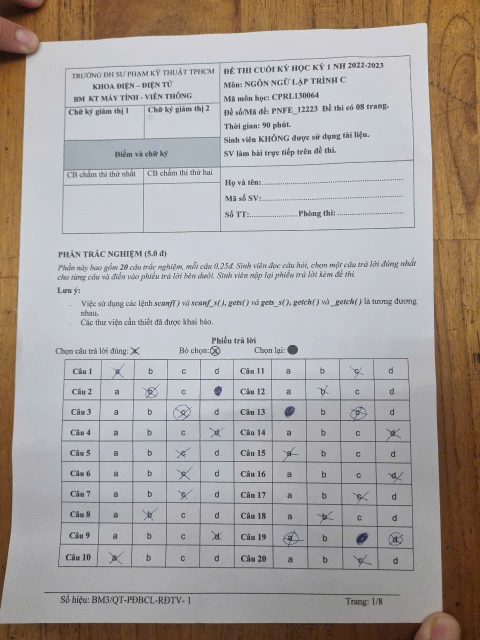
#> input picture giuaky3.jfif, 960 x 1280 px (shown at 1/2 size)
$ jupyter execute Giuaki.ipynb
#> lines starting #> are read from the running program, lines starting #| are printed output that depends on the picture; after the words box and inside, x2 and y2 are one past the last pixel; in counts of white or black regions, pixels touching at a corner belong together
[cell 1]
# import the necessary packages
import cv2
import numpy as np
from imutils.perspective import four_point_transform
from imutils import contours
width = 1000
height = 1000
question = 10
answer =  4
ans = [2, 1, 0, 3, 0, 3, 3, 1, 2, 1]
position_to_char = {0: 'A', 1: 'B', 2: 'C', 3: 'D'}

def  getCornerPoint(cont):
    peri = cv2.arcLength(cont, True)
    approx =cv2.approxPolyDP(cont, 0.02*peri,True)
    return approx
def reorder(myPoint):
    myPoint = myPoint.reshape((4,2))
    myPointNew = np.zeros((4,1,2),np.int32)
    add = myPoint.sum(1)
    #print (myPoint)
    #print (add)
    myPointNew[0]= myPoint[np.argmin(add)]
    myPointNew[3]= myPoint[np.argmax(add)]
    diff = np.diff(myPoint, axis=1)
    myPointNew[1]= myPoint[np.argmin(diff)]
    myPointNew[2]= myPoint[np.argmax(diff)]
    #print(diff)
    return myPointNew

def splitBoxes(img):
     rows = np.vsplit(img, 10)
     boxes = []
     for r in rows:
        cols = np.hsplit(r,4)
        for box in cols:
            boxes.append(box)
           #cv2.imshow("Split",rows[0])
     return boxes

path = "giuaky3.jfif"
image = cv2.imread(path)
#> image is the input picture: shape (1280, 960, 3); mean B, G, R 159.7, 163.2, 168.9
image = cv2.resize (image,(width,height))
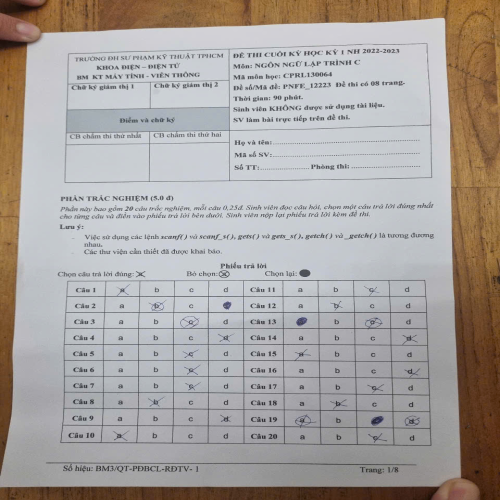
#> image: shape (1000, 1000, 3) (shown at 1/2 size); mean B, G, R 159.6, 163.1, 168.7
imgBiggestContours = image.copy()
imgContours = image.copy()
cv2.imshow('Original', image)
cv2.waitKey(0)

# Use the cvtColor() function to grayscale the image
gray_image = cv2.cvtColor(image, cv2.COLOR_BGR2GRAY)
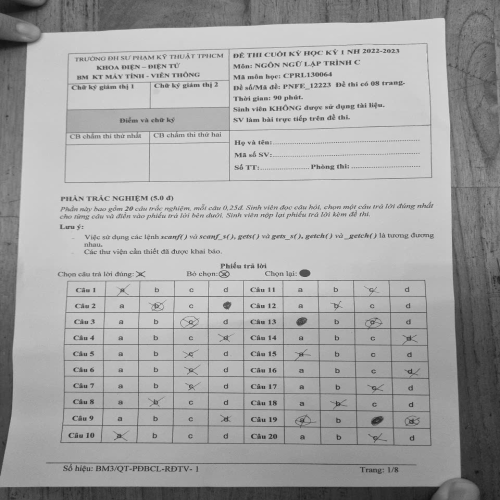
#> gray_image: shape (1000, 1000) (shown at 1/2 size); min 14, max 235, mean 164.4
cv2.imshow('Grayscale', gray_image)
cv2.waitKey(0)

blur_image = cv2.GaussianBlur(gray_image,(5,5),1)
cv2.imshow('Blur image', blur_image)
cv2.waitKey(0)

Canny_image = cv2.Canny(blur_image,10,50)
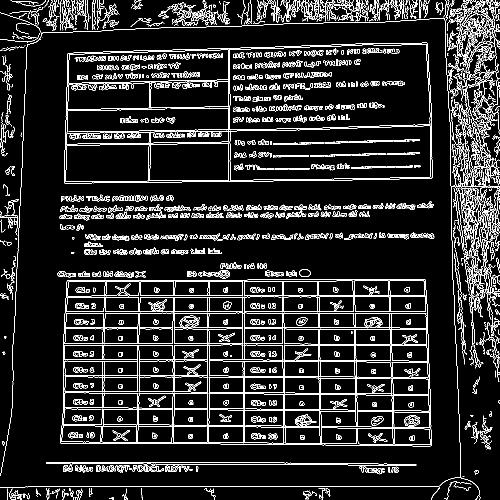
#> Canny_image: shape (1000, 1000) (shown at 1/2 size); 10% white in thin lines or dots
cv2.imshow('Canny image', Canny_image)
cv2.waitKey(0)
# Window shown waits for any key pressing event
countours, hierarchy = cv2.findContours (Canny_image, cv2.RETR_EXTERNAL, cv2.CHAIN_APPROX_NONE)
#> countours = 743 contours, 512 with area under 20; largest, box (x1, y1, x2, y2) and area: (120, 559, 864, 893) 240036, (128, 85, 865, 367) 194618, (935, 512, 1000, 614) 684, (912, 0, 993, 143) 458, (405, 540, 460, 557) 434
cv2.drawContours (imgContours, countours, -1,(0,255,0),10)
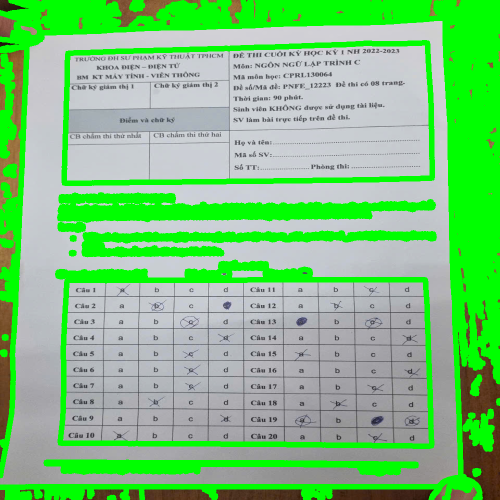
#> imgContours: shape (1000, 1000, 3) (shown at 1/2 size); mean B, G, R 126.8, 197.2, 125.6
imgBlank = np.zeros_like(image)
cv2.imshow('imgBlank',imgContours)
cv2.waitKey(0)
rectCon= []
for i in countours:
        area = cv2.contourArea(i)
        #print ("Area", area)
        if area>50:
            peri = cv2.arcLength(i,True)
            approx = cv2.approxPolyDP(i,0.02*peri,True)
            #print("Corner Point: ", len(approx))
            if len(approx)==4:
                  rectCon.append(i)
#> this loop made 743 passes
#> (area, peri, approx) on passes 59, 102, 104: (75, 3110.9, [[92, 924], [832, 930]]), (240036, 2137.2, [[850, 559], [134, 561], [120, 885], [860, 892]]), (58.5, 783.4, [[913, 554], [928, 728]])
#> after the loop, rectCon = 3 contours; box (x1, y1, x2, y2) and area: (120, 559, 864, 893) 240036, (128, 85, 865, 367) 194618, (931, 378, 986, 512) 386
rectCon= sorted(rectCon, key= cv2.contourArea, reverse=True)
biggestContour = getCornerPoint(rectCon[0])
#> in getCornerPoint, `peri = cv2.arcLength(cont, True)`: peri = 2137.2
#> in getCornerPoint, `approx =cv2.approxPolyDP(cont, 0.02*peri,True)`: approx = [[850, 559], [134, 561], [120, 885], [860, 892]]
#> biggestContour = [[850, 559], [134, 561], [120, 885], [860, 892]]
#print (biggestContour.shape)
#print (biggestContour)
if biggestContour.size != 0:
      cv2.drawContours(imgBiggestContours, biggestContour, -1,(0,255,0),10)
#> imgBiggestContours: shape (1000, 1000, 3); 0.03% of pixels changed, all inside (x1, y1, x2, y2) = (115, 554, 866, 898)
cv2.imshow("biggestContour",imgBiggestContours)
cv2.waitKey(0)
biggestContour = reorder(biggestContour)
#> in reorder, `add = myPoint.sum(1)`: add = [1409, 695, 1005, 1752]
#> in reorder, `diff = np.diff(myPoint, axis=1)`: diff = [-291, 427, 765, 32]
#> biggestContour = [[134, 561], [850, 559], [120, 885], [860, 892]]
pt1 = np.float32(biggestContour)
#> pt1 = [[134, 561], [850, 559], [120, 885], [860, 892]]
pt2= np.float32([[0,0],[width,0],[0,height],[width,height]])

matrix = cv2.getPerspectiveTransform(pt1,pt2)
#> matrix = [[1.53, 0.0662, -242.4], [0.00951, 3.4, -1911.5], [4.07e-05, 0.000111, 1]]
imgwarpColored = cv2.warpPerspective (image,matrix,(width,height))
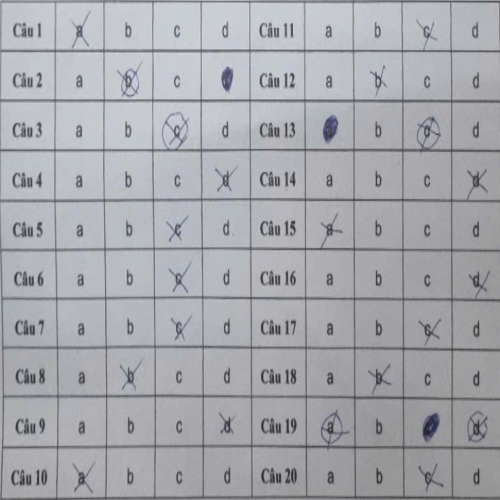
#> imgwarpColored: shape (1000, 1000, 3) (shown at 1/2 size); mean B, G, R 172.9, 168, 166.4
cv2.imshow ("thang dung",imgwarpColored)
cv2.waitKey (0)
# Chia hai tam anh
(height, width, channels) = imgwarpColored.shape
imgwarpColored1= imgwarpColored[:, (width*6)//10:]
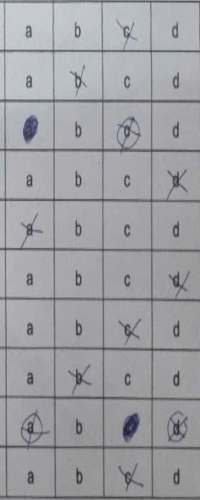
#> imgwarpColored1: shape (1000, 400, 3) (shown at 1/2 size); mean B, G, R 163.2, 158.7, 158.5
cv2.imshow("nua phai",imgwarpColored1)
imgwarpColored2= imgwarpColored[:,(width)//10 :(width)//2]
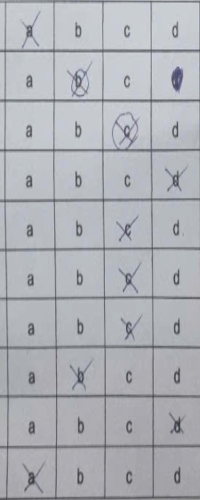
#> imgwarpColored2: shape (1000, 400, 3) (shown at 1/2 size); mean B, G, R 182.7, 177.3, 174.7
cv2.imshow("nua trai",imgwarpColored2)
cv2.waitKey(0)
# Apply Threshold
imgWarpGray1 = cv2.cvtColor(imgwarpColored1,cv2.COLOR_BGR2GRAY)
imgThresh1 = cv2.threshold(imgWarpGray1,140,255,cv2.THRESH_BINARY_INV + cv2.THRESH_OTSU)[1]
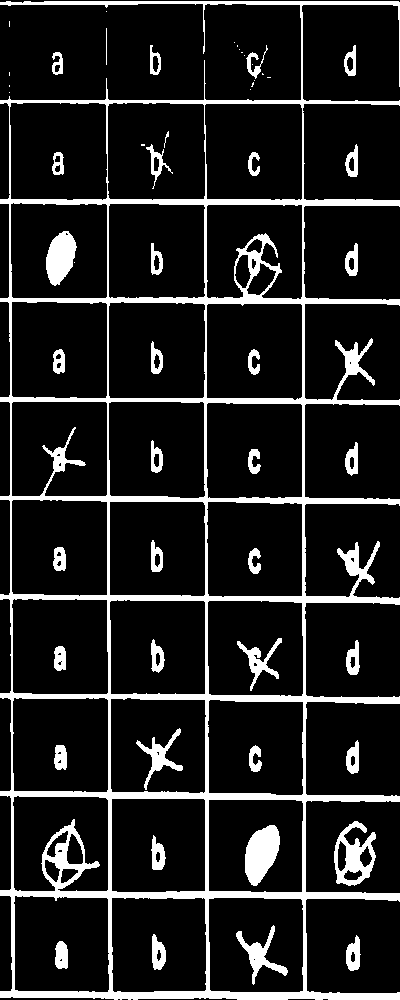
#> imgThresh1: shape (1000, 400); 13% white; 56 white regions (18 under 20 px), largest, box (x1, y1, x2, y2) and area: (0, 1, 400, 1000) 38783, (245, 825, 280, 886) 1460, (334, 821, 376, 886) 1312
cv2.imshow ("threshold phai",imgThresh1)
cv2.waitKey(0)
boxes1 = splitBoxes(imgThresh1)
#> in splitBoxes, `rows = np.vsplit(img, 10)`: rows = 10 items
#> the loop in splitBoxes, `for r in rows:` made 10 passes
#> after the loop in splitBoxes, `for r in rows:`: boxes = 40 items
#> boxes1 = 40 items
print(cv2.countNonZero(boxes1[0]),cv2.countNonZero(boxes1[2]))
#| 549 719

imgWarpGray2 = cv2.cvtColor(imgwarpColored2,cv2.COLOR_BGR2GRAY)
imgThresh2 = cv2.threshold(imgWarpGray2,100,255,cv2.THRESH_BINARY_INV + cv2.THRESH_OTSU)[1]
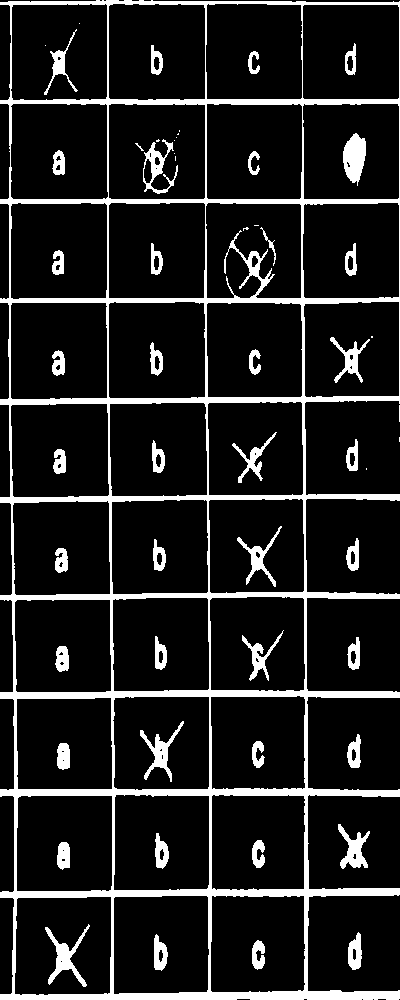
#> imgThresh2: shape (1000, 400); 12.5% white; 57 white regions (16 under 20 px), largest, box (x1, y1, x2, y2) and area: (0, 0, 400, 1000) 36606, (343, 133, 366, 186) 837, (45, 924, 90, 987) 769
cv2.imshow ("threshold trai",imgThresh2)
cv2.waitKey(0)
boxes2 = splitBoxes(imgThresh2)
#> the loop in splitBoxes (call 2), `for r in rows:` made 10 passes
#> boxes2 = 40 items
print(cv2.countNonZero(boxes2[0]),cv2.countNonZero(boxes2[2]))
#| 1046 753


myPixelVal1 = np.zeros((question,answer))
countR1 = 0
countC1 = 0

for im in boxes1:
    totalPixel1 = cv2.countNonZero(im)
    if countR1 < question and countC1 < answer:
        myPixelVal1[countR1][countC1] = totalPixel1
        countC1 += 1
    if countC1 == answer:
        countC1 = 0
        countR1 += 1
#> this loop made 40 passes
#> totalPixel1 on passes 1 to 8: 549, 592, 719, 908, 776, 941, 802, 856
#> after the loop, countC1 = 0; countR1 = 10; myPixelVal1 = [[549, 592, 719, 908], [776, 941, 802, 856], [2012, 1114, 1932, 1213], [969, 938, 1027, 1438], [1316, 1033, 1111, 1198], [997, 1217, 1177, 1807], [991, 1245, 1571, 1255], [1068, 1693, 1378, 1413], [2183, 1389, 2532, 2522], [1344, 1488, 1936, 1430]]
print(myPixelVal1)
#| [[ 549.  592.  719.  908.]
#|  [ 776.  941.  802.  856.]
#|  [2012. 1114. 1932. 1213.]
#|  [ 969.  938. 1027. 1438.]
#|  [1316. 1033. 1111. 1198.]
#|  [ 997. 1217. 1177. 1807.]
#> (further printed lines are left out)

myIndex1 = []
for x in range (0,question):
     arr1 = myPixelVal1[x]
     #print("arr",arr)``
     myIndexVal1 = np.where(arr1 == np.amax(arr1))
     #print (myIndexVal[0])
     myIndex1.append(myIndexVal1[0][0])
#> this loop made 10 passes
#> (arr1, myIndexVal1) on passes 1 to 8: ([549, 592, 719, 908], ([3],)), ([776, 941, 802, 856], ([1],)), ([2012, 1114, 1932, 1213], ([0],)), ([969, 938, 1027, 1438], ([3],)), ([1316, 1033, 1111, 1198], ([0],)), ([997, 1217, 1177, 1807], ([3],)), ([991, 1245, 1571, 1255], ([2],)), ([1068, 1693, 1378, 1413], ([1],))
#> after the loop, myIndex1 = [3, 1, 0, 3, 0, 3, 2, 1, 2, 2]
print(myIndex1)
#| [3, 1, 0, 3, 0, 3, 2, 1, 2, 2]

myPixelVal2 = np.zeros((question,answer))
countR2 = 0
countC2 = 0

for im in boxes2:
    totalPixel2 = cv2.countNonZero(im)
    if countR2 < question and countC2 < answer:
        myPixelVal2[countR2][countC2] = totalPixel2
        countC2 += 1
    if countC2 == answer:
        countC2 = 0
        countR2 += 1
#> this loop made 40 passes
#> totalPixel2 on passes 1 to 8: 1046, 894, 753, 835, 962, 1433, 907, 1681
#> after the loop, countC2 = 0; countR2 = 10; myPixelVal2 = [[1046, 894, 753, 835], [962, 1433, 907, 1681], [998, 963, 1530, 1171], [905, 956, 1054, 1589], [1265, 1255, 1457, 1239], [1280, 1119, 1312, 1123], [1272, 1205, 1381, 1213], [1345, 1615, 1214, 1333], [1303, 1267, 1281, 1800], [1681, 1365, 1416, 1626]]
print(myPixelVal2)
#| [[1046.  894.  753.  835.]
#|  [ 962. 1433.  907. 1681.]
#|  [ 998.  963. 1530. 1171.]
#|  [ 905.  956. 1054. 1589.]
#|  [1265. 1255. 1457. 1239.]
#|  [1280. 1119. 1312. 1123.]
#> (further printed lines are left out)

myIndex2 = []
for x in range (0,question):
     arr2 = myPixelVal2[x]
     #print("arr",arr)``
     myIndexVal2 = np.where(arr2 == np.amax(arr2))
     #print (myIndexVal[0])
     myIndex2.append(myIndexVal2[0][0])
#> this loop made 10 passes
#> (arr2, myIndexVal2) on passes 1 to 8: ([1046, 894, 753, 835], ([0],)), ([962, 1433, 907, 1681], ([3],)), ([998, 963, 1530, 1171], ([2],)), ([905, 956, 1054, 1589], ([3],)), ([1265, 1255, 1457, 1239], ([2],)), ([1280, 1119, 1312, 1123], ([2],)), ([1272, 1205, 1381, 1213], ([2],)), ([1345, 1615, 1214, 1333], ([1],))
#> after the loop, myIndex2 = [0, 3, 2, 3, 2, 2, 2, 1, 3, 0]
print(myIndex2)
#| [0, 3, 2, 3, 2, 2, 2, 1, 3, 0]
cv2.waitKey(0)

# Sử dụng danh sách để lưu kết quả sau khi chuyển đổi
print("Cau 1 den 10:/n")
char_list2 = [position_to_char[pos] for pos in myIndex2]
#> char_list2 = ['A', 'D', 'C', 'D', 'C', 'C', 'C', 'B', 'D', 'A']
print (char_list2)
#| ['A', 'D', 'C', 'D', 'C', 'C', 'C', 'B', 'D', 'A']
print ("Cau 10 den 20:/n ")
char_list1 = [position_to_char[pos] for pos in myIndex1]
#> char_list1 = ['D', 'B', 'A', 'D', 'A', 'D', 'C', 'B', 'C', 'C']
print (char_list1)
#| ['D', 'B', 'A', 'D', 'A', 'D', 'C', 'B', 'C', 'C']
cv2.waitKey(0)

$ run again, with giuaky.jpg saved as giuaky3.jfif
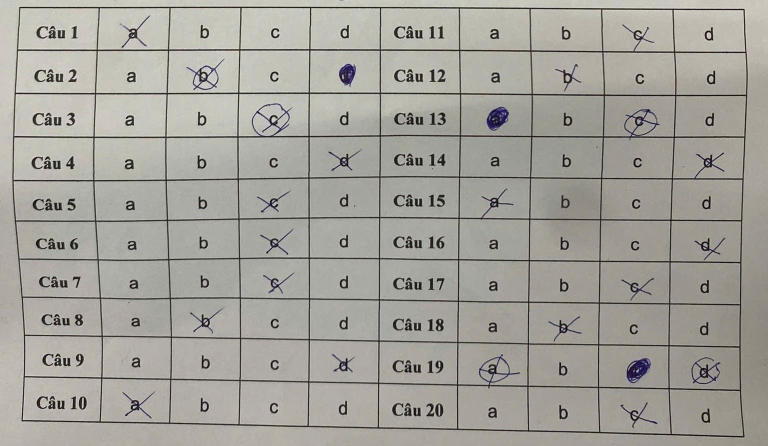
#> input picture giuaky.jpg, 1535 x 892 px (shown at 1/2 size)
#> image is the input picture: shape (892, 1535, 3); mean B, G, R 154.6, 161.8, 164
#> image: shape (1000, 1000, 3)
#> `Canny_image = cv2.Canny(blur_image,10,50)`:
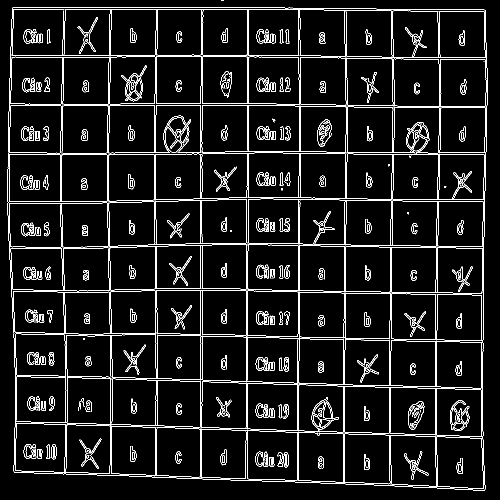
#> Canny_image: shape (1000, 1000) (shown at 1/2 size); 6.4% white in thin lines or dots
#> countours = 83 contours, 48 with area under 20; largest, box (x1, y1, x2, y2) and area: (15, 14, 975, 981) 147921, (18, 305, 970, 404) 84804, (26, 580, 964, 682) 80631, (18, 397, 967, 495) 75219, (218, 489, 966, 588) 64856
#> the loop `for i in countours:` made 83 passes
#> (area, peri, approx) on passes 28, 38, 79: (16471.5, 553.7, [[782, 681], [781, 771], [963, 775], [963, 685]]), (8156, 366.6, [[30, 668], [34, 750], [131, 752], [129, 670]]), (117.5, 65.9, [[99, 58], [94, 61], [94, 86], [100, 85]])
#> after the loop `for i in countours:`: rectCon = 3 contours; box (x1, y1, x2, y2) and area: (781, 681, 964, 777) 16472, (30, 667, 132, 753) 8156, (94, 58, 101, 87) 118
#> in getCornerPoint, `peri = cv2.arcLength(cont, True)`: peri = 553.7
#> in getCornerPoint, `approx =cv2.approxPolyDP(cont, 0.02*peri,True)`: approx = [[782, 681], [781, 771], [963, 775], [963, 685]]
#> imgBiggestContours: shape (1000, 1000, 3); mean B, G, R 154.5, 161.8, 163.9
#> add = [1463, 1552, 1738, 1648]
#> diff = [-101, -10, -188, -278]
#> `biggestContour = reorder(biggestContour)`: biggestContour = [[782, 681], [963, 685], [781, 771], [963, 775]]
#> matrix = [[5.75, 0.0639, -4540.2], [-0.257, 11.63, -7719.8], [-2.82e-06, 6.39e-05, 1]]
#> imgThresh1: shape (1000, 400); 2.6% white; 4 white regions, box (x1, y1, x2, y2) and area: (116, 419, 177, 749) 10054, (399, 715, 400, 840) 125, (399, 662, 400, 699) 37, (399, 968, 400, 993) 25
#> rows = 10 items
#> the loop in splitBoxes, `for r in rows:` made 10 passes
#> after the loop in splitBoxes, `for r in rows:`: boxes = 40 items
#| 0 0
#> `imgThresh2 = cv2.threshold(imgWarpGray2,100,255,cv2.THRESH_BINARY_INV ..`:
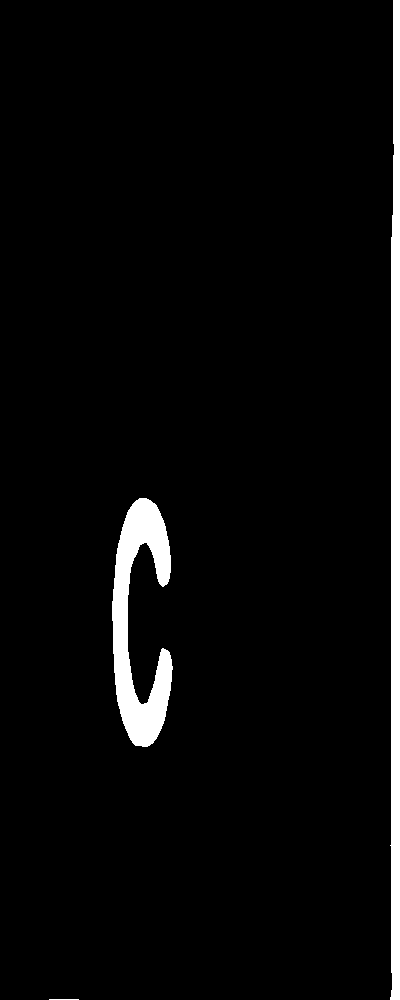
#> imgThresh2: shape (1000, 400); 4% white; 3 white regions, box (x1, y1, x2, y2) and area: (390, 0, 400, 1000) 8524, (112, 498, 173, 747) 7475, (49, 999, 79, 1000) 30
#> the loop in splitBoxes (call 2), `for r in rows:` made 10 passes
#| 0 0
#> the loop `for im in boxes1:` made 40 passes
#> totalPixel1 on passes 1 to 8: 0, 0, 0, 0, 0, 0, 0, 0
#> after the loop `for im in boxes1:`: countC1 = 0; countR1 = 10; myPixelVal1 = [[0, 0, 0, 0], [0, 0, 0, 0], [0, 0, 0, 0], [0, 0, 0, 0], [0, 1079, 0, 0], [0, 3833, 0, 0], [0, 3108, 0, 37], [0, 2034, 0, 85], [0, 0, 0, 40], [0, 0, 0, 25]]
#| [[   0.    0.    0.    0.]
#|  [   0.    0.    0.    0.]
#|  [   0.    0.    0.    0.]
#|  [   0.    0.    0.    0.]
#|  [   0. 1079.    0.    0.]
#|  [   0. 3833.    0.    0.]
#> (further printed lines are left out)
#> the loop `for x in range (0,question):` made 10 passes
#> (arr1, myIndexVal1) on passes 1 to 8: ([0, 0, 0, 0], ([0, 1, 2, 3],)), ([0, 0, 0, 0], ([0, 1, 2, 3],)), ([0, 0, 0, 0], ([0, 1, 2, 3],)), ([0, 0, 0, 0], ([0, 1, 2, 3],)), ([0, 1079, 0, 0], ([1],)), ([0, 3833, 0, 0], ([1],)), ([0, 3108, 0, 37], ([1],)), ([0, 2034, 0, 85], ([1],))
#> after the loop `for x in range (0,question):`: myIndex1 = [0, 0, 0, 0, 1, 1, 1, 1, 3, 3]
#| [0, 0, 0, 0, 1, 1, 1, 1, 3, 3]
#> the loop `for im in boxes2:` made 40 passes
#> after the loop `for im in boxes2:`: countC2 = 0; countR2 = 10; myPixelVal2 = [[0, 0, 0, 700], [0, 0, 0, 689], [0, 0, 0, 848], [0, 0, 0, 900], [0, 19, 0, 900], [0, 3283, 0, 900], [0, 2440, 0, 900], [0, 1733, 0, 900], [0, 0, 0, 901], [30, 0, 0, 886]]
#| [[   0.    0.    0.  700.]
#|  [   0.    0.    0.  689.]
#|  [   0.    0.    0.  848.]
#|  [   0.    0.    0.  900.]
#|  [   0.   19.    0.  900.]
#|  [   0. 3283.    0.  900.]
#> (further printed lines are left out)
#> the loop `for x in range (0,question):` made 10 passes
#> (arr2, myIndexVal2) on passes 1 to 8: ([0, 0, 0, 700], ([3],)), ([0, 0, 0, 689], ([3],)), ([0, 0, 0, 848], ([3],)), ([0, 0, 0, 900], ([3],)), ([0, 19, 0, 900], ([3],)), ([0, 3283, 0, 900], ([1],)), ([0, 2440, 0, 900], ([1],)), ([0, 1733, 0, 900], ([1],))
#> after the loop `for x in range (0,question):`: myIndex2 = [3, 3, 3, 3, 3, 1, 1, 1, 3, 3]
#| [3, 3, 3, 3, 3, 1, 1, 1, 3, 3]
#> char_list2 = ['D', 'D', 'D', 'D', 'D', 'B', 'B', 'B', 'D', 'D']
#| ['D', 'D', 'D', 'D', 'D', 'B', 'B', 'B', 'D', 'D']
#> char_list1 = ['A', 'A', 'A', 'A', 'B', 'B', 'B', 'B', 'D', 'D']
#| ['A', 'A', 'A', 'A', 'B', 'B', 'B', 'B', 'D', 'D']
